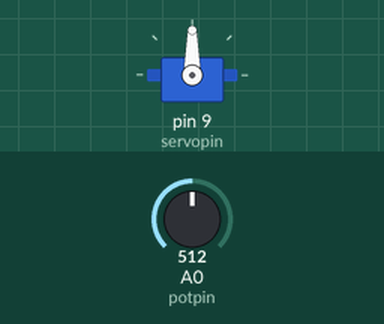
This sketch was run on a simulated Arduino Uno, built with avr-gcc and run on an emulated ATmega328P. Shown: servo. The test bench sets the inputs (shaded band); at power-on: A0 (potpin) = 512.

Above: at 1.2 s.
1.3 s: A0 (potpin) set to 716
At 2.1 s:
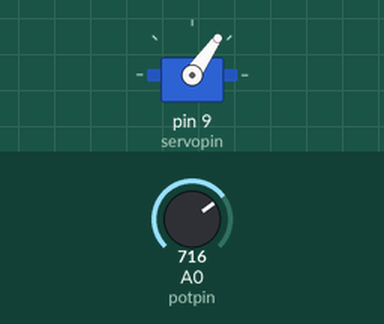
2.8 s: A0 (potpin) set to 900
At 3.3 s:
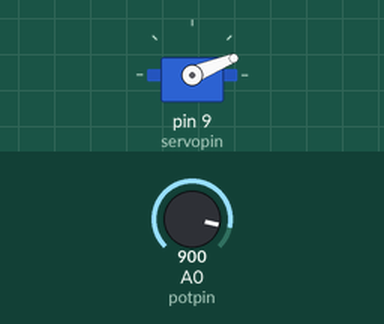
4.3 s: A0 (potpin) set to 1023
At 5.5 s:
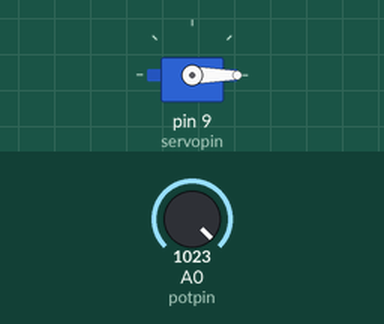
5.8 s: A0 (potpin) set to 306
At 6.8 s:
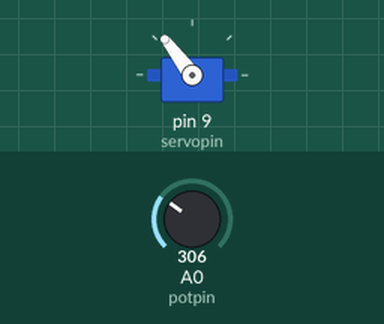
7.3 s: A0 (potpin) set to 122
At 7.9 s:
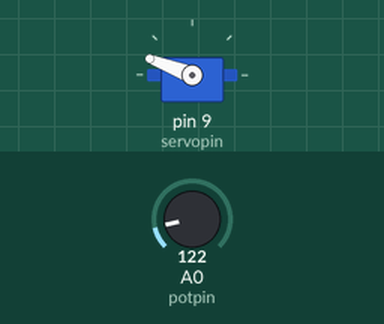
Timing chart, 0 to 9.8 s (numbered marks = the images above; inputs shaded):
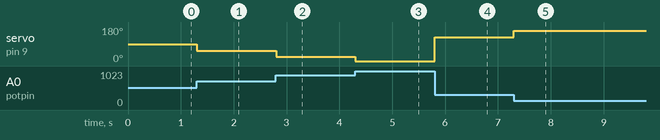

The sketch:

Controlled_servo_motor.ino
```cpp
//Code to test out servo motor
#include <Servo.h>
Servo adi;
int servopin=9;
int potpin=0;

void setup()
{
  adi.attach(servopin);
}
void loop()
{
  int val=analogRead(potpin);
  int final= map(val,0,1023,180,0);
  adi.write(final);
}
```

Measured:
- after the input at 1.3 s, servo on pin 9 (servopin): 90° → 55° at once
- after the input at 2.8 s, servo on pin 9 (servopin): 55° → 22° at once
- after the input at 4.3 s, servo on pin 9 (servopin): 22° → 0° at once
- after the input at 5.8 s, servo on pin 9 (servopin): 0° → 127° at once
- after the input at 7.3 s, servo on pin 9 (servopin): 127° → 159° at once
